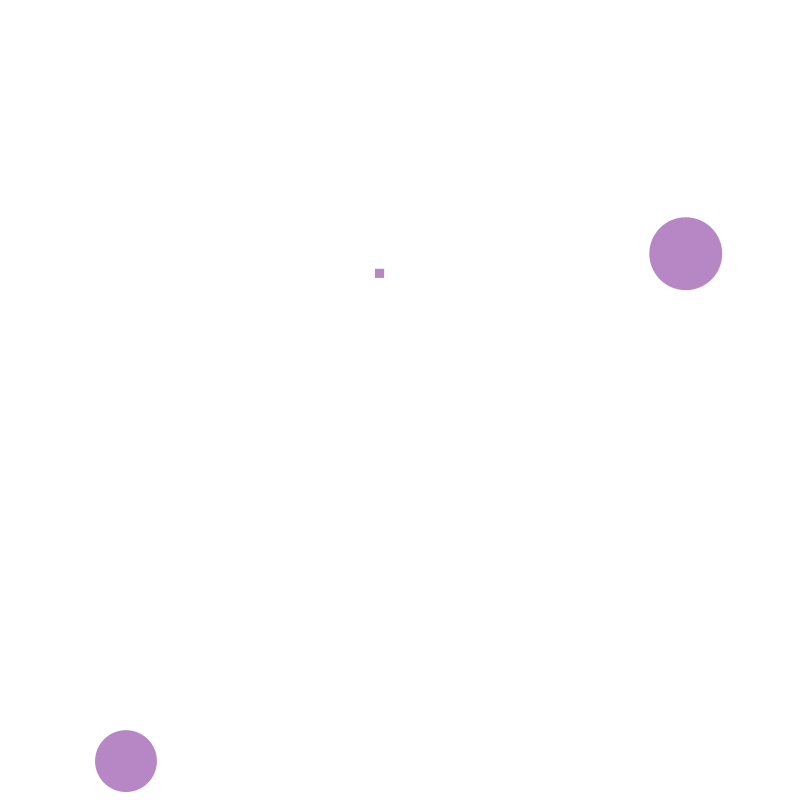
Frame 1 (no input)
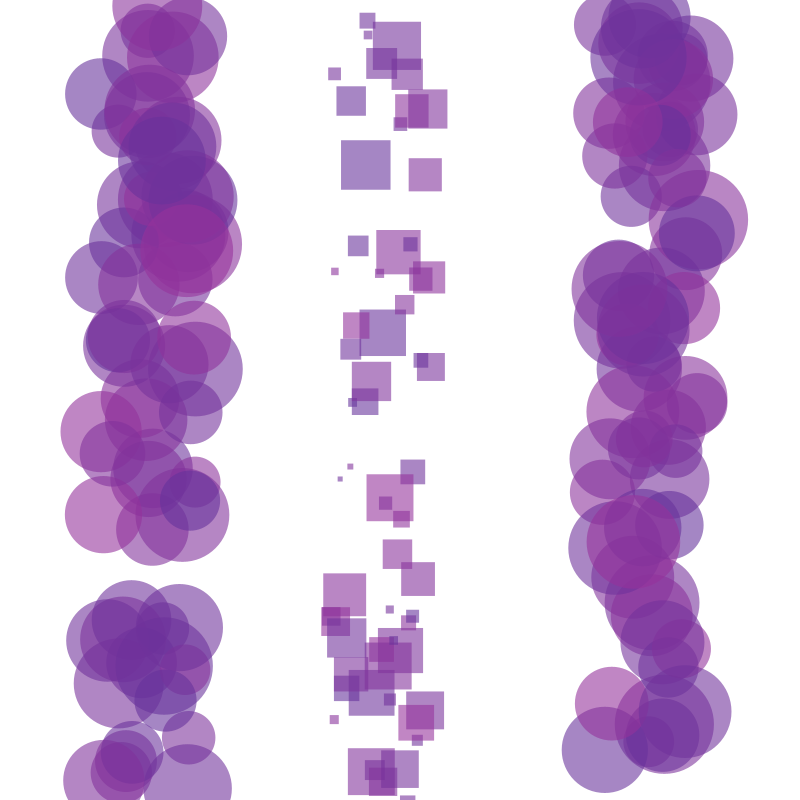
Frame 60 (the mouse pressed at the canvas centre just before this capture)
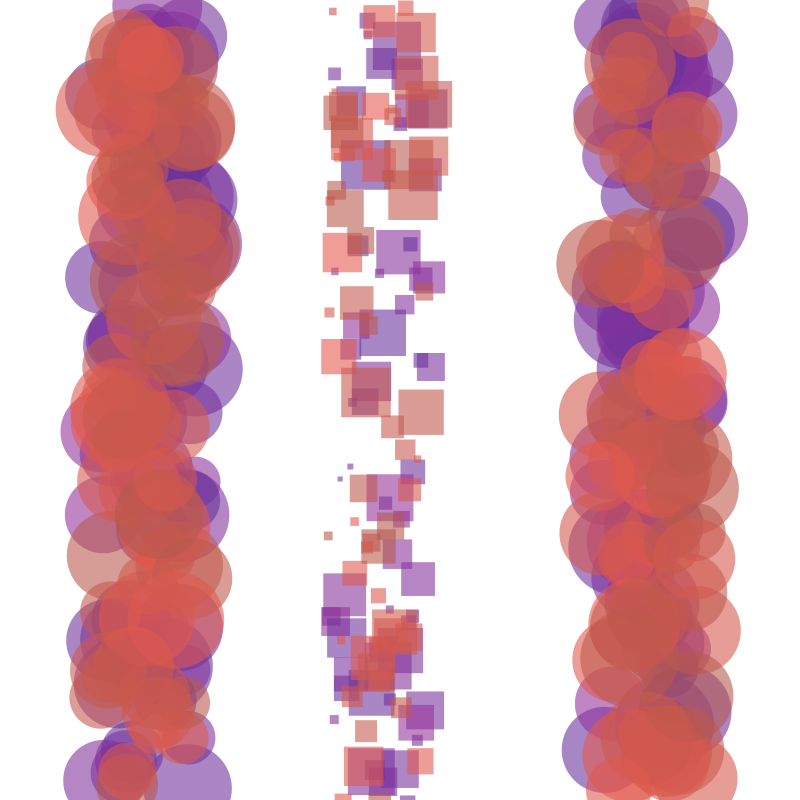
Frame 120 (the mouse held since frame 60 and released just before this capture)

The Processing sketch that drew these frames (run headless with seeded random() and noise(); from frame 60 on, the mouse is pressed at the canvas centre):

// Processing sketch: processing_7719
// ── processing_7719.pde

float col = 100;

void setup(){
size(800, 800);
background(255);
smooth();
}


void draw(){

//background(255);
frameRate(10);
fill(col + random(50),col/2,255 - col,150);
noStroke();

float cx = 150 + random(-50,50);
float cy = random(800);

float csize = random(50,100);

ellipse(cx,cy,csize,csize);

cx = 650 + random(-50,50);
cy = random(800);

csize = random(50,100);

ellipse(cx,cy,csize,csize);

cx = 370 + random(-50,50);
cy = random(800);

csize = random(5,50);

rect(cx,cy,csize,csize);
}

void mousePressed(){
//save("dots" + millis() + ".png");
col = random(255);
}
